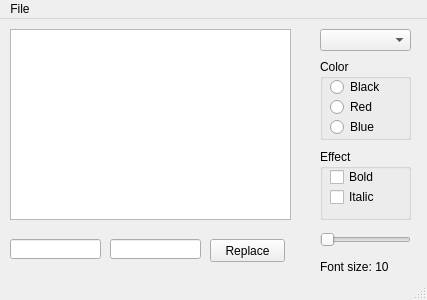
<?xml version="1.0" encoding="UTF-8"?>
<ui version="4.0">
 <class>MainWindow</class>
 <widget class="QMainWindow" name="MainWindow">
  <property name="geometry">
   <rect>
    <x>0</x>
    <y>0</y>
    <width>427</width>
    <height>300</height>
   </rect>
  </property>
  <property name="windowTitle">
   <string>MainWindow</string>
  </property>
  <widget class="QWidget" name="centralwidget">
   <widget class="QPushButton" name="pushButton_replace">
    <property name="geometry">
     <rect>
      <x>210</x>
      <y>220</y>
      <width>75</width>
      <height>23</height>
     </rect>
    </property>
    <property name="text">
     <string>Replace</string>
    </property>
   </widget>
   <widget class="QGroupBox" name="groupBox">
    <property name="geometry">
     <rect>
      <x>320</x>
      <y>40</y>
      <width>91</width>
      <height>81</height>
     </rect>
    </property>
    <property name="title">
     <string>Color</string>
    </property>
    <widget class="QRadioButton" name="radioButton_black">
     <property name="geometry">
      <rect>
       <x>10</x>
       <y>20</y>
       <width>71</width>
       <height>16</height>
      </rect>
     </property>
     <property name="text">
      <string>Black</string>
     </property>
    </widget>
    <widget class="QRadioButton" name="radioButton_red">
     <property name="geometry">
      <rect>
       <x>10</x>
       <y>40</y>
       <width>71</width>
       <height>16</height>
      </rect>
     </property>
     <property name="text">
      <string>Red</string>
     </property>
    </widget>
    <widget class="QRadioButton" name="radioButton_blue">
     <property name="geometry">
      <rect>
       <x>10</x>
       <y>60</y>
       <width>71</width>
       <height>16</height>
      </rect>
     </property>
     <property name="text">
      <string>Blue</string>
     </property>
    </widget>
   </widget>
   <widget class="QComboBox" name="comboBox">
    <property name="geometry">
     <rect>
      <x>320</x>
      <y>10</y>
      <width>91</width>
      <height>22</height>
     </rect>
    </property>
   </widget>
   <widget class="QSlider" name="horizontalSlider">
    <property name="geometry">
     <rect>
      <x>320</x>
      <y>210</y>
      <width>91</width>
      <height>22</height>
     </rect>
    </property>
    <property name="orientation">
     <enum>Qt::Horizontal</enum>
    </property>
   </widget>
   <widget class="QTextEdit" name="textEdit">
    <property name="geometry">
     <rect>
      <x>10</x>
      <y>10</y>
      <width>281</width>
      <height>191</height>
     </rect>
    </property>
   </widget>
   <widget class="QGroupBox" name="groupBox_2">
    <property name="geometry">
     <rect>
      <x>320</x>
      <y>130</y>
      <width>91</width>
      <height>71</height>
     </rect>
    </property>
    <property name="title">
     <string>Effect</string>
    </property>
    <widget class="QCheckBox" name="checkBox_bold">
     <property name="geometry">
      <rect>
       <x>10</x>
       <y>20</y>
       <width>71</width>
       <height>16</height>
      </rect>
     </property>
     <property name="text">
      <string>Bold</string>
     </property>
    </widget>
    <widget class="QCheckBox" name="checkBox_italic">
     <property name="geometry">
      <rect>
       <x>10</x>
       <y>40</y>
       <width>71</width>
       <height>16</height>
      </rect>
     </property>
     <property name="text">
      <string>Italic</string>
     </property>
    </widget>
   </widget>
   <widget class="QLabel" name="label_slider_value">
    <property name="geometry">
     <rect>
      <x>320</x>
      <y>240</y>
      <width>91</width>
      <height>16</height>
     </rect>
    </property>
    <property name="text">
     <string>Font size: 10</string>
    </property>
   </widget>
   <widget class="QLineEdit" name="lineEdit_replace_src">
    <property name="geometry">
     <rect>
      <x>10</x>
      <y>220</y>
      <width>91</width>
      <height>20</height>
     </rect>
    </property>
   </widget>
   <widget class="QLineEdit" name="lineEdit_replace_dst">
    <property name="geometry">
     <rect>
      <x>110</x>
      <y>220</y>
      <width>91</width>
      <height>20</height>
     </rect>
    </property>
   </widget>
  </widget>
  <widget class="QMenuBar" name="menubar">
   <property name="geometry">
    <rect>
     <x>0</x>
     <y>0</y>
     <width>427</width>
     <height>21</height>
    </rect>
   </property>
   <widget class="QMenu" name="menuFile">
    <property name="title">
     <string>File</string>
    </property>
    <addaction name="actionOpen"/>
    <addaction name="actionSave"/>
   </widget>
   <addaction name="menuFile"/>
  </widget>
  <widget class="QStatusBar" name="statusbar"/>
  <action name="actionOpen">
   <property name="text">
    <string>Open</string>
   </property>
  </action>
  <action name="actionSave">
   <property name="text">
    <string>Save</string>
   </property>
  </action>
 </widget>
 <resources/>
 <connections/>
</ui>
